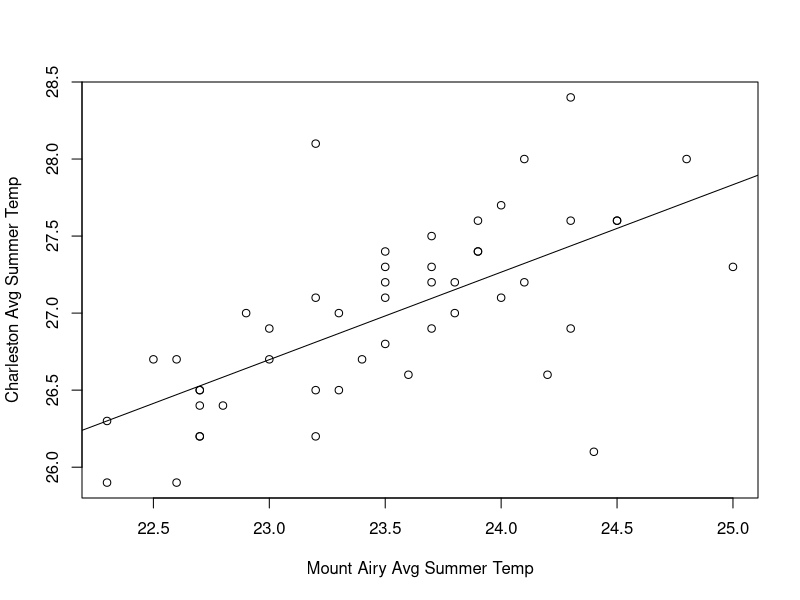

Write the R code that produced this figure.

data<-read.table("charles.txt", header=FALSE, sep="")
colnames(data)<-c("year","Airy","Charleston")
attach(data)

plot(Airy,Charleston,xlab="Mount Airy Avg Summer Temp", ylab="Charleston Avg Summer Temp")
result<-lm(Charleston~Airy)
abline(result)

####### abline is a function that adds the estimate regression line to the existing scatter plot. you need to use this function with an active plot window. 

summary(result)
cor(Airy,Charleston)
